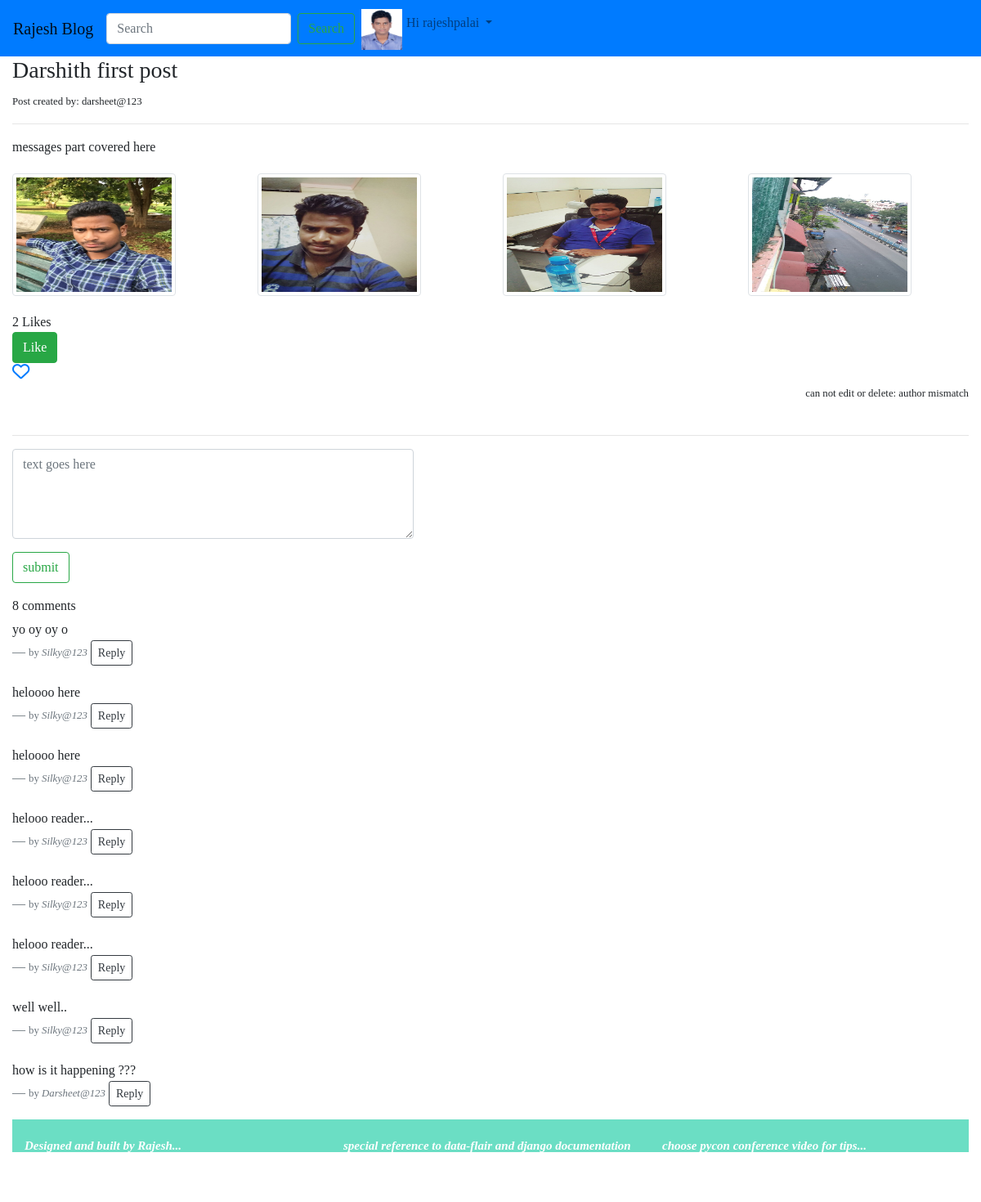
/blog/71/darshith-first-post/ (signed in), run on the app's committed database.
### blog/models.py (models this page shows, shortened)
class Profile(models.Model):
    STATUS_CHOICES = (
        ("male", "male"),
        ("female", "female"),
        ("transgender", "transgender"),
    )
    user = models.OneToOneField(User, on_delete=models.CASCADE)
    dob = models.DateField(null=True,blank = True)
    photo = models.ImageField(null=True,blank = True)
    gender = models.CharField(max_length=10,choices= STATUS_CHOICES, default='male')

class Post(models.Model):
    objects = models.Manager() #default manager
    published = PublishedManager() #custom model manager
    STATUS_CHOICES = (
        ("draft","Draft"),
        ("published", "Published"),
    )
    title = models.CharField(max_length=100)
    slug = models.SlugField(max_length=200)
    author = models.ForeignKey(User, on_delete=models.CASCADE)
    body = models.TextField()
    likes = models.ManyToManyField(User,related_name='likes', blank=True)
    created = models.DateTimeField(auto_now_add=True)
    updated = models.DateTimeField(auto_now=True)
    status = models.CharField(max_length=10, choices=STATUS_CHOICES, default='draft')
    restrict_comment = models.BooleanField(default=False)
    favourite = models.ManyToManyField(User,related_name="favourite",blank=True)
    def total_likes(self):
        return self.likes.count()

class Images(models.Model):
    post = models.ForeignKey(Post, on_delete=models.CASCADE)
    image = models.ImageField(upload_to='images/',blank=True,null=True)

class Comment(models.Model):
    post = models.ForeignKey(Post, on_delete=models.CASCADE)
    user = models.ForeignKey(User, on_delete=models.CASCADE)
    reply = models.ForeignKey('Comment', null=True,related_name='replies',on_delete=models.CASCADE)
    content = models.TextField(max_length=150)
    timestamp = models.DateTimeField(auto_now_add=True)

### blog/views.py (the view)
# urls.py: path('<int:id>/<slug:slug>/', views.post_detail,name= 'post_detail'),
def post_detail(request, id, slug):
    post= get_object_or_404(Post, id=id, slug=slug)
    comments = Comment.objects.filter(post=post,reply=None).order_by('-id')
    is_liked = False
    is_favourite = False
    if post.likes.filter(id=request.user.id).exists():
        is_liked = True
    if post.favourite.filter(id=request.user.id).exists():
        is_favourite = True
    if request.method == 'POST':
        comment_form = CommentForm(request.POST or None)
        if comment_form.is_valid():
            content = request.POST.get('content')
            reply_id = request.POST.get('comment_id')
            comment_qs = None
            if reply_id:
                comment_qs = Comment.objects.get(id =reply_id)
            comment = Comment.objects.create(post=post,user= request.user,content=content,reply =comment_qs)
            comment.save()
    else:
        comment_form = CommentForm()
    context = {
        'post': post,
        'is_liked': is_liked,
        'is_favourite': is_favourite,
        'total_likes': post.total_likes(),
        'comments': comments,
        'comment_form': comment_form,
    }
    if request.is_ajax():
        html = render_to_string("blog/comments.html", context, request)
        return JsonResponse({'form': html})
    return render(request, 'blog/post_detail.html', context)

### blog/forms.py
class CommentForm(forms.ModelForm):
    content = forms.CharField(label='',widget=forms.Textarea(attrs={'class':'form-control','placeholder':"text goes here","rows":'4','cols':'50'}))
    class Meta:
        model = Comment
        fields = ('content',)

### blog/templates/blog/post_detail.html (shortened to what this page needs)
{% extends "blog/base.html" %}
    {% block content %}
    <h3>{{ post.title }}</h3>
    <small>Post created by: {{ post.author }}</small>
    <hr>
    <p>{{ post.body }}</p>
    <div class="row gallery">
        {% for p in post.images_set.all %}
            <div class="col-md-3">
                <img src="{{ p.image.url }}" alt ="image not found" class="img-thumbnail">
            </div>
        {% endfor %}
    </div>
    <div id="like-section">
         {% include 'blog/like_section.html' %}
    </div>
    <div id="favourite-section">
        {% if is_favourite %}
            <a href="{% url 'blog:favourite_post' id=post.id %}">
                <i class="fas fa-heart fa-lg"></i>
            </a>
        {% else %}
            <a href="{% url 'blog:favourite_post' id=post.id %}">
                <i class="far fa-heart fa-lg"></i>
            </a>
        {% endif %}
    </div>
    {% if post.author == request.user %}
    <div class="section-1" style="float:right;">
        <a href="{% url 'blog:post_edit' id=post.id %}">
            <button type="submit" class="btn btn-outline-success">Edit</button>
        </a>
        <a href="{% url 'blog:post_delete' id=post.id %}" id="delete">
            <button type="submit" class="btn btn-danger">Delete</button>
        </a>
    </div>
    {% else %}
    <div class="section-2" style="float:right;">
        <small>can not edit or delete: author mismatch</small>
    </div>
    {% endif %}
    <br><br>
    <hr>
    {% if not post.restrict_comment %}
    <div class="main-comment-section">
        {% include 'blog/comments.html' %}
    </div>
    {% endif %}
    {% endblock %}

### blog/templates/blog/navbar.html (shortened to what this page needs)
<!DOCTYPE html>
<html lang="en">
<head>
</head>
<body>
<nav class="navbar navbar-expand-lg navbar-light bg-primary">
  <a class="navbar-brand" href="{% url 'post_list' %}">Rajesh Blog</a>
       <form class="form-inline my-2 my-lg-0" action="{% url 'post_list' %}" t>
      <input class="form-control mr-sm-2" type="search" placeholder="Search" aria-label="Search" name="q">
      <button class="btn btn-outline-success my-2 my-sm-0" type="submit">Search</button>
    </form>
  <div class="collapse navbar-collapse" id="navbarSupportedContent">
    <ul class="navbar-nav mr-auto">
        {% if request.user.is_authenticated %}
        <li class="nav-item dropdown">
        <a class="nav-link dropdown-toggle" href="#" id="navbarDropdown" role="button" data-toggle="dropdown" aria-haspopup="true" aria-expanded="false">
        {% if request.user.profile.photo %}
            <img src="{{ request.user.profile.photo.url }}" alt="" class="navbar-img" width="70px" height="70px">
        {% else %}
            <img src="/media/deafaultM.jpg" alt="" class="navbar-img" width="70px" height="70px">
        {% endif %}
            <span>Hi {{ request.user }}</span>
        </a>
      </li>
            {% endif %}
    </ul>
  </div>
</nav>
</body>
</html>

### blog/templates/blog/comments.html (shortened to what this page needs)
<div class="container-fluid mt-2">
        <div class="form-group row">
        <form method="post" class="comment-form" action=".">
        {{ comment_form.as_p }}
        {% if request.user.is_authenticated %}
            <input type="submit" value="submit" class="btn btn-outline-success">
        {% else %}
            <input type="submit" value="submit" class="btn btn-outline-success" disabled>
        {% endif%}
        </form>
        </div>
</div>
        {{ comments.count}} comment{{comments|pluralize }}
        {% for comment in comments %}
            <blockquote class="blockquote">
                <p class="mb-0"><small>{{ comment.content }}</small></p>
                <footer class="blockquote-footer"><small>by <cite title="Source Title">{{ comment.user|capfirst }}</cite></small>
                    <button type="button" name='button' class="reply-btn btn btn-outline-dark btn-sm">Reply</button>
                </footer>
            </blockquote>
        {% endfor %}

### static/blog/style.css (style rules this page uses)
html { position: relative; min-height: 100%; }
body { font-family: "Lucida Casual","comic sans MS"; margin-bottom:200px: }
.navbar-img { width:50px; height:50px; float: left; background-size: auto 100%; margin-top:-5px; margin-right:5px; }
.gallery { margin-top: 20px; margin-bottom: 20px; }
.gallery .img-thumbnail { height: 150px; width: 200px; }

### data on the page
Post: title "Darshith first post", author "darsheet@123", body "messages part covered here"
Images: image (picture)
Images: image (picture)
Images: image (picture)
Images: image (picture)
Comment: content "yo oy oy o", user "Silky@123"
Comment: content "heloooo here", user "Silky@123"
Comment: content "heloooo here", user "Silky@123"
Comment: content "helooo reader...", user "Silky@123"
Comment: content "helooo reader...", user "Silky@123"
Comment: content "helooo reader...", user "Silky@123"
Comment: content "well well..", user "Silky@123"
Comment: content "how is it happening ???", user "Darsheet@123"

### other printed values
{{ request.user }} "rajeshpalai"
{{ total_likes }} "2"
{{ comments.count }} "8"
